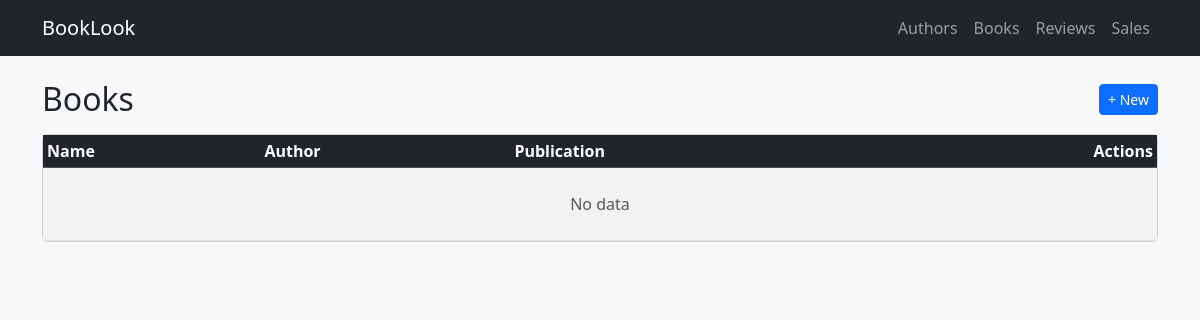
/books/, run on an earlier commit of the app's database.
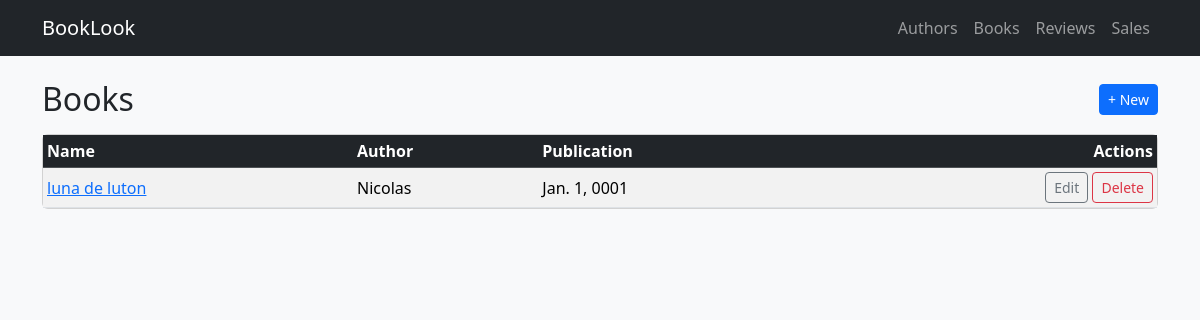
And on a later commit of the database.
### app/models.py (models this page shows, shortened)
class Book(models.Model):
    name = models.CharField(max_length=255)
    summary = models.TextField()
    publication_date = models.DateField()
    author = models.ForeignKey(Author, on_delete=models.CASCADE, related_name='books')
    total_sales = models.PositiveIntegerField(default=0)

class Author(models.Model):
    name = models.CharField(max_length=100)
    birthdate = models.DateField()
    country = models.CharField(max_length=100)
    description = models.TextField(blank=True, null=True)

### app/views/books.py (the view)
# urls.py: path("books/", v_books.book_list, name="book_list"),
def book_list(request):
    books = Book.objects.select_related("author").order_by("name")
    page_obj = Paginator(books, 25).get_page(request.GET.get("page"))
    return render(request, "app/books/list.html", {"page_obj": page_obj})

### app/templates/app/books/list.html (shortened to what this page needs)
{% extends "app/base.html" %}
{% block content %}
<div class="d-flex justify-content-between align-items-center mb-3">
  <h2 class="m-0">Books</h2>
  <a class="btn btn-primary btn-sm" href="{% url 'book_create' %}">+ New</a>
</div>
<div class="card">
  <div class="table-responsive">
    <table class="table table-striped table-hover table-sm align-middle mb-0">
      <thead class="table-dark">
        <tr>
          <th>Name</th>
          <th>Author</th>
          <th>Publication</th>
          <th class="text-end">Actions</th>
        </tr>
      </thead>
      <tbody>
        {% for b in page_obj %}
        <tr>
          <td><a href="{% url 'book_detail' b.id %}">{{ b.name }}</a></td>
          <td>{{ b.author.name }}</td>
          <td>{{ b.publication_date }}</td>
          <td class="text-end">
            <a class="btn btn-outline-secondary btn-sm" href="{% url 'book_update' b.id %}">Edit</a>
            <a class="btn btn-outline-danger btn-sm" href="{% url 'book_delete' b.id %}">Delete</a>
          </td>
        </tr>
        {% empty %}
        <tr><td colspan="4" class="text-center text-muted py-4">No data</td></tr>
        {% endfor %}
      </tbody>
    </table>
  </div>
</div>
{% endblock %}

What changed in the data, as far as the page shows it:
added Book: name "luna de luton", author.name "Nicolas", publication_date "Jan. 1, 0001"
Also different on the page:
text no longer shown: "No data"
